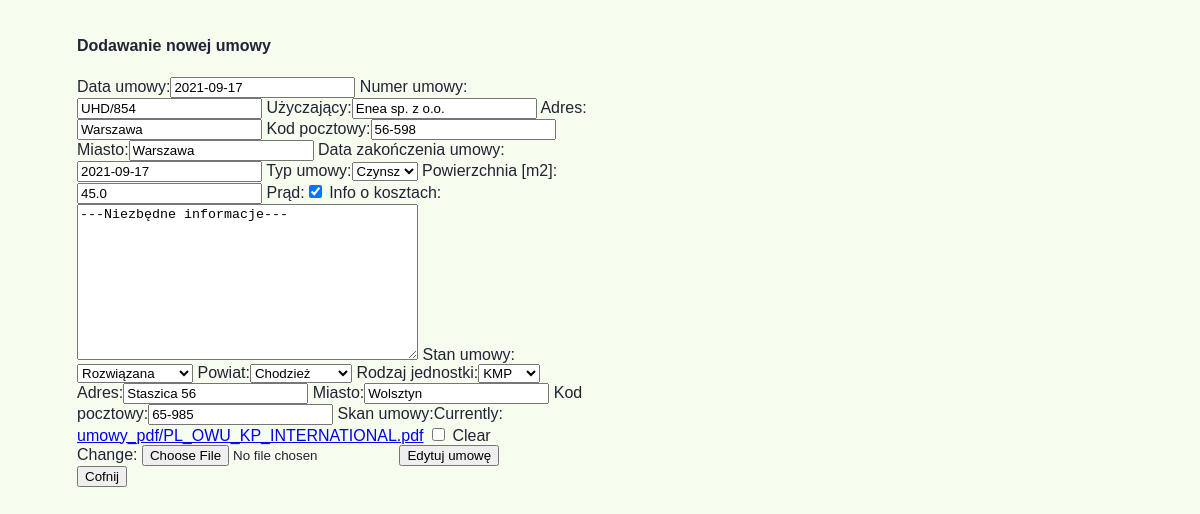
/umowy/edytuj/1/ (signed in), run on the app's committed database.
### umowyapp/models.py (models this page shows, shortened)
class Umowy(models.Model):
    data_umowy = models.DateField(null=False)
    nr_umowy = models.CharField(max_length=15, null=True, default="BRAK")
    nazwa_uzyczajacego = models.CharField(max_length=30, null=True)
    adres_uzyczajacego = models.CharField(max_length=30, null=True)
    kod_pocztowy_uzyczajacego = models.CharField(max_length=6, null=True)
    miasto_uzyczajacego = models.CharField(max_length=20, null=True)
    okres_obowiazywania = models.DateField(blank=True, default="")
    typ_umowy = models.ForeignKey(Rodzaj_umowy, on_delete=models.CASCADE, null=True)
    pow_uzyczona = models.FloatField(max_length=4, null=True, blank=True)
    rodzaj_kosztow_prad = models.BooleanField()
    informacje = models.TextField(default="---Niezbędne informacje---")
    powiaty_jedn = models.ForeignKey(Powiaty_Wlkp, on_delete=models.CASCADE)
    rodzaj_jedn = models.ForeignKey(Rodzaje_jednostek, on_delete=models.CASCADE, null=True)
    adres_jedn = models.CharField(max_length=30, null=True)
    miasto_jedn = models.CharField(max_length=20, null=True)
    kod_pocztowy_jedn = models.CharField(max_length=6, null=True)
    skan_umowy = models.FileField(upload_to='umowy_pdf', null=True, blank=True)
    stan_umowy = models.ForeignKey(Stan_umow, on_delete=models.CASCADE, null=True)
    deleted = models.BooleanField(null=False, default=0)

### umowyapp/views.py (the view)
# urls.py: path('edytuj/<int:id>/', edytuj_umowe, name="edytuj_umowe"),
@login_required
def edytuj_umowe(request, id):
    umowa_edit = get_object_or_404(Umowy, pk=id)
    umowa_form = UmowyForm(request.POST or None, request.FILES or None, instance=umowa_edit)
    if umowa_form.is_valid():
        umowa_form.save()
        return redirect(wszystkie_umowy)
    return render(request, 'umowa_form.html', {'umowa_form': umowa_form, 'nowy': False})

### umowyapp/models.py (called while the page is built)
    def __str__(self):
        return self.powiat_jedn()

    def powiat_jedn(self):
        return "{}".format(self.powiat)

    def __str__(self):
        return self.rodzaj_jedn()

    def rodzaj_jedn(self):
        return "{}".format(self.rodzaj)

    def __str__(self):
        return self.stan_umowy()

    def stan_umowy(self):
        return "{}".format(self.stan)

    def __str__(self):
        return self.rodzaj_um()

    def rodzaj_um(self):
        return "{}".format(self.rodz_um)

### templates/umowa_form.html (shortened to what this page needs)
{%extends 'start.html'%}
{%load bootstrap%}
{%block strona%}
<div class="card", style="width: 32rem">
    <div class="card-body">
    <h4> Dodawanie nowej umowy</h4>
        <form method="post" enctype="multipart/form-data">
                {{umowa_form|bootstrap}}
            {% if nowy %}
            <button type="submit">Dodaj umowę</button>
            {% else %}
            <button type="submit">Edytuj umowę</button>
            {% endif %}
        </form>
    </div>
    <a href="{% url 'wszystkie_umowy'%}"><button>Cofnij</button></a>
</div>
 {%endblock%}

### umowyapp/static/style.css (style rules this page uses)
body { color: rgb(33, 36, 53); background-color: hsl(85,67%,96%); padding: 1rem 2rem; font-family: arial; margin: auto 45px; }

### data on the page
Umowy: data_umowy "2021-09-17", nr_umowy "UHD/854", nazwa_uzyczajacego "Enea sp. z o.o.", adres_uzyczajacego "Warszawa", kod_pocztowy_uzyczajacego "56-598", miasto_uzyczajacego "Warszawa", okres_obowiazywania "2021-09-17", typ_umowy "Czynsz", pow_uzyczona "45.0", rodzaj_kosztow_prad "☑", informacje "---Niezbędne informacje---", stan_umowy "Rozwiązana", powiaty_jedn "Chodzież", rodzaj_jedn "KMP", adres_jedn "Staszica 56", miasto_jedn "Wolsztyn", kod_pocztowy_jedn "65-985"
